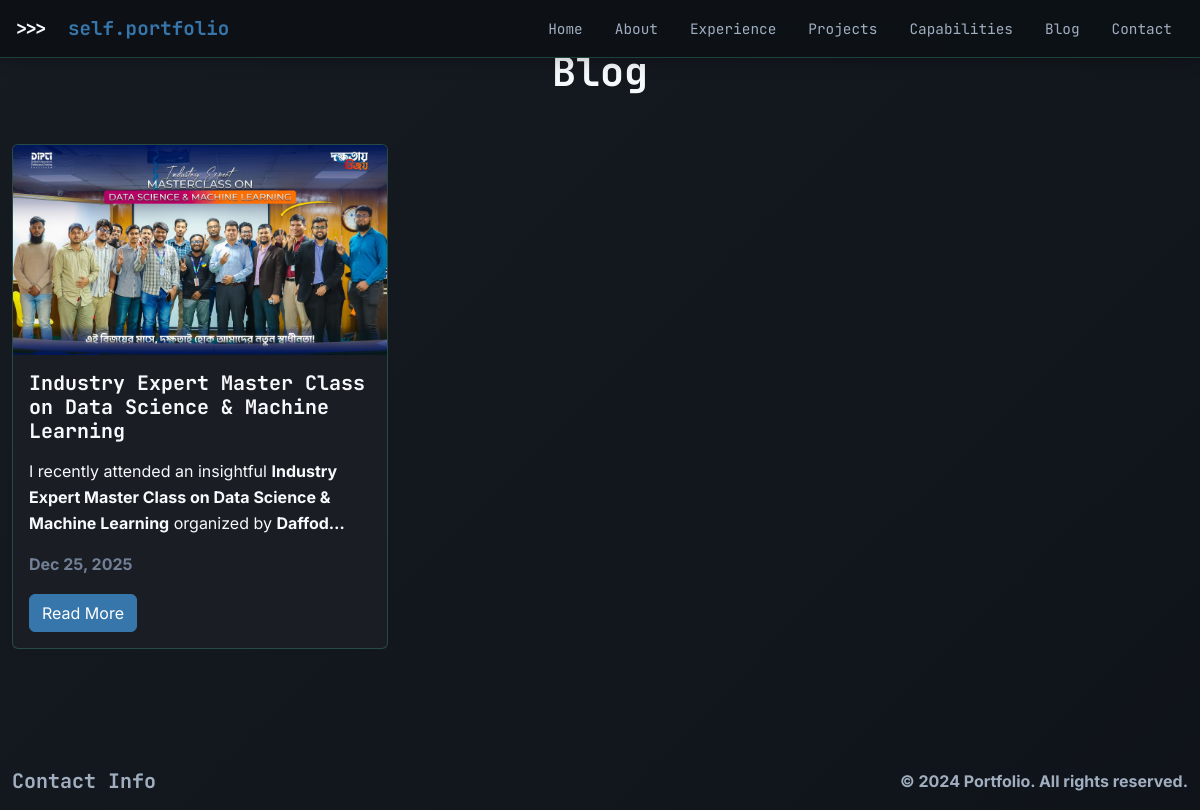
Screenshot of /blog/ with the database file from the repository.
### portfolio_app/models.py (models this page shows, shortened)
class BlogPost(models.Model):
    title = models.CharField(max_length=200)
    slug = models.SlugField(unique=True, blank=True)
    featured_image = models.ImageField(upload_to='blog/', blank=True, null=True)
    content = RichTextField()
    tags = models.CharField(max_length=500, help_text="Comma-separated tags", blank=True)
    publish_date = models.DateTimeField(auto_now_add=True)
    is_published = models.BooleanField(default=True)
    created_at = models.DateTimeField(auto_now_add=True)
    updated_at = models.DateTimeField(auto_now=True)
    class Meta:
        ordering = ['-publish_date']

### portfolio_app/views.py (the view)
# urls.py: path('blog/', blog, name='blog'),
def blog(request):
    blog_posts = BlogPost.objects.filter(is_published=True)
    paginator = Paginator(blog_posts, 6)  # Show 6 posts per page
    page_number = request.GET.get('page')
    page_obj = paginator.get_page(page_number)
    return render(request, 'blog.html', {
        'page_obj': page_obj,
    })

### Templates/blog.html (shortened to what this page needs)
{% extends 'base.html' %}
{% block content %}
<section class="py-5 blog">
    <div class="container">
        <h1 class="text-center mb-5">Blog</h1>
        <div class="row">
            {% for post in page_obj %}
            <div class="col-md-6 col-lg-4 mb-4">
                <div class="card h-100">
                    {% if post.featured_image %}
                        <img src="{{ post.featured_image.url }}" class="card-img-top" alt="{{ post.title }}">
                    {% endif %}
                    <div class="card-body">
                        <h5 class="card-title">{{ post.title }}</h5>
                        <p class="card-text">{{ post.content|truncatechars:150|safe }}</p>
                        <p class="text-muted">{{ post.publish_date|date:"M d, Y" }}</p>
                        <a href="{% url 'blog_detail' post.slug %}" class="btn btn-primary">Read More</a>
                    </div>
                </div>
            </div>
            {% endfor %}
        </div>
    </div>
</section>
{% endblock %}

### static/css/style.css (style rules this page uses)
:root { --py-blue: #3776ab; --py-blue-glow: rgba(55, 118, 171, 0.6); --py-yellow: #ffd343; --py-yellow-glow: rgba(255, 211, 67, 0.6); --django-green: #092e20; --django-light: #44b78b; --django-dark: #0a2e1f; --backend-purple: #6f42c1; --backend-purple-glow: rgba(111, 66, 193, 0.4); --code-gray: #2d3748; --terminal-green: #48bb78; --accent-orange: #ed8936; --bg-primary: #0a0e14; --bg-secondary: #1a1d23; --bg-tertiary: #21262d; --bg-code: #011627; --glass-bg: rgba(26, 29, 35, 0.95); --glass-border: rgba(68, 183, 139, 0.3); --glass-blur: 20px; --text-main: #f7fafc; --text-secondary: #a0aec0; --text-muted: #718096; --keyword: #e53e3e; --function: #d53f8c; --string: #38a169; --comment: #a0aec0; --constant: #3182ce; --shadow-sm: 0 2px 8px rgba(0, 0, 0, 0.6); --shadow-md: 0 8px 24px rgba(0, 0, 0, 0.7); --glow-blue: 0 0 20px var(--py-blue-glow); --glow-green: 0 0 20px rgba(68, 183, 139, 0.4); --glow-purple: 0 0 20px var(--backend-purple-glow); --font-mono: 'JetBrains Mono', 'Fira Code', 'Source Code Pro', monospace; --font-sans: 'Inter', 'SF Pro Display', system-ui, -apple-system, sans-serif; }
body { background-color: var(--bg-primary); color: var(--text-main); font-family: var(--font-sans); line-height: 1.6; overflow-x: hidden; }
h1, h2, h3, h4, h5, h6, .navbar-brand { font-family: var(--font-mono); font-weight: 700; }
* { transition: all 0.25s cubic-bezier(0.4, 0, 0.2, 1); }
.container { max-width: 1200px; }
body { background: linear-gradient(-45deg, #0a0e14, #1a1d23, #0d1117, #161b22); background-size: 400% 400%; animation: gradient-bg 15s ease infinite; }
.text-muted { color: #718096 !important; }
small.text-muted, p.text-muted, span.text-muted { color: #a0aec0 !important; }
body * { color: #f7fafc; }
h1, h2, h3, h4, h5, h6, p, span, div, li, a, small, strong, em { color: #f7fafc !important; }
.card, .card-body, .card-title, .card-text { color: #f7fafc !important; }
* { color: #f7fafc; }
.blog .card { background: var(--bg-secondary) !important; border: 1px solid var(--glass-border) !important; color: var(--text-main) !important; }
.blog .card-body { color: var(--text-main) !important; }
.blog .card-title { color: var(--text-main) !important; }
.blog .card-text { color: var(--text-secondary) !important; }
.blog .text-muted { color: var(--text-muted) !important; }
.blog .btn-primary { background: var(--py-blue) !important; border-color: var(--py-blue) !important; color: white !important; }

### rows the page displays
BlogPost: featured_image (picture), title "Industry Expert Master Class on Data Science & Machine Learning", content "I recently attended an insightful Industry Expert Master Class on Data Science & Machine Learning organized by Daffod…", publish_date "Dec 25, 2025"
